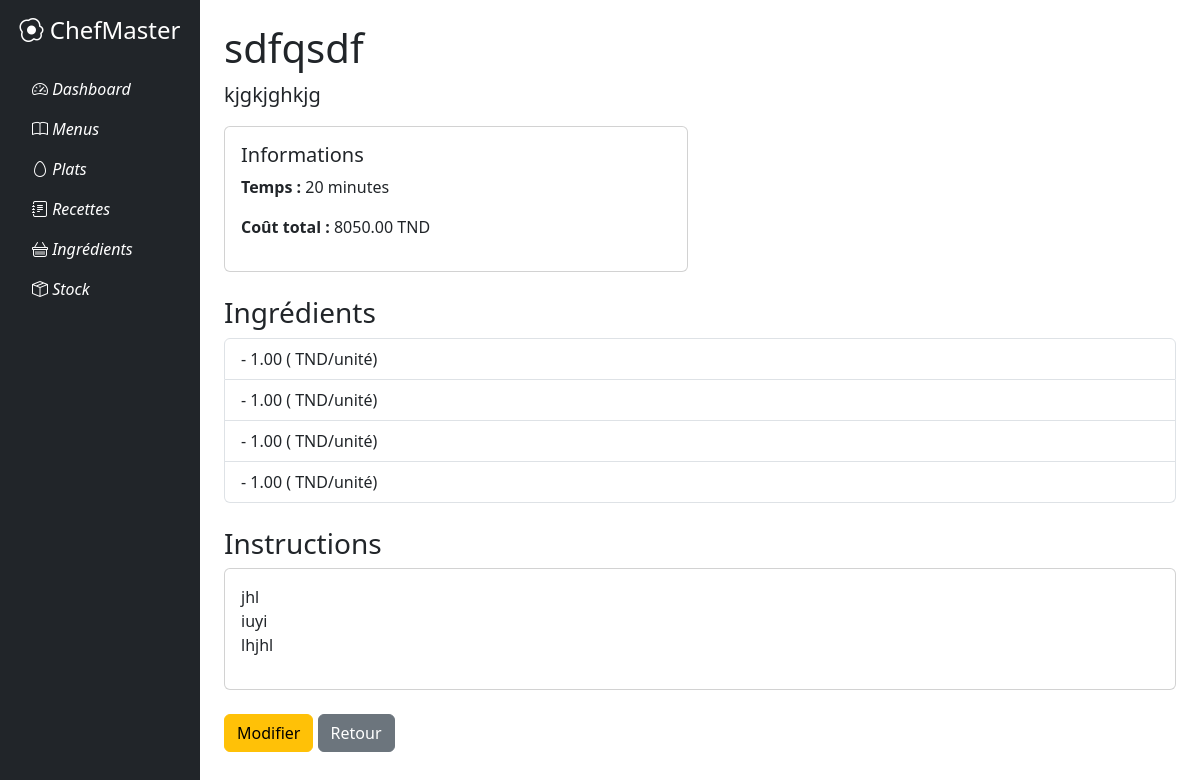
The app's page /recettes/3/ with its own data.
### recettes/models.py (models this page shows, shortened)
class Recette(models.Model):
    nom = models.CharField(max_length=100)
    description = models.TextField(blank=True)
    temps_preparation = models.PositiveIntegerField(help_text="Temps en minutes")
    instructions = models.TextField()
    ingredients = models.ManyToManyField(Ingredient, through='CompositionRecette')
    def cout_total(self):
        return sum(
            comp.quantite * comp.ingredient.prix_unitaire
            for comp in self.compositionrecette_set.all()  # Notez le nom corrigé
        )

class CompositionRecette(models.Model):
    recette = models.ForeignKey(Recette, on_delete=models.CASCADE)
    ingredient = models.ForeignKey(Ingredient, on_delete=models.CASCADE)
    quantite = models.DecimalField(max_digits=6, decimal_places=2)
    class Meta:
        unique_together = ('recette', 'ingredient')

### ingredients/models.py (models this page shows, shortened)
class Ingredient(models.Model):
    UNITE_MESURE_CHOICES = [
        ('kg', 'Kilogramme (kg)'),
        ('g', 'Gramme (g)'),
        ('l', 'Litre (l)'),
        ('ml', 'Millilitre (ml)'),
        ('m', 'Mètre (m)'),
        ('cm', 'Centimètre (cm)'),
        ('piece', 'Pièce'),
        ('autre', 'Autre'),
    ]
    nom = models.CharField(max_length=100)
    unite_mesure = models.CharField(max_length=50, choices=UNITE_MESURE_CHOICES, default='piece') # default value added
    quantite = models.DecimalField( max_digits=10, decimal_places=2, default=1.0, verbose_name="Quantité disponible" )
    prix_unitaire = models.DecimalField(max_digits=10, decimal_places=2, verbose_name="Prix unitaire (TND)", validators=[MinValueValidator(0)])
    date_achat = models.DateField(null=True, blank=True, verbose_name="Date d'achat")  # Saisie manuelle
    date_validite = models.DateField( verbose_name="Date de validité", null=True, blank=True )

### recettes/views.py (the view)
# urls.py: path('<int:pk>/', views.RecetteDetailView.as_view(), name='recette-detail'),
class RecetteDetailView(DetailView):
    model = Recette
    template_name = 'recettes/recette_detail.html'

### recettes/templates/recettes/recette_detail.html
{% extends 'base.html' %}
{% block content %}
<h1>{{ recette.nom }}</h1>
<p class="lead">{{ recette.description }}</p>
<div class="row">
    <div class="col-md-6">
        <div class="card mb-4">
            <div class="card-body">
                <h5 class="card-title">Informations</h5>
                <p><strong>Temps :</strong> {{ recette.temps_preparation }} minutes</p>
                <p><strong>Coût total :</strong> {{ recette.cout_total|floatformat:2 }} TND</p>
            </div>
        </div>
    </div>
</div>
<h3>Ingrédients</h3>
<ul class="list-group mb-4">
    {% for comp in recette.ingredients.all %}
    <li class="list-group-item">
        {{ comp.ingredient.nom }} -
        {{ comp.quantite }} {{ comp.ingredient.get_unite_mesure_display }}
        ({{ comp.ingredient.prix_unitaire }} TND/unité)
    </li>
    {% endfor %}
</ul>
<h3>Instructions</h3>
<div class="card mb-4">
    <div class="card-body">
        {{ recette.instructions|linebreaks }}
    </div>
</div>
<a href="{% url 'recette-update' recette.pk %}" class="btn btn-warning">Modifier</a>
<a href="{% url 'recette-list' %}" class="btn btn-secondary">Retour</a>
{% endblock %}

### records on screen
Recette: nom "sdfqsdf", description "kjgkjghkjg", temps_preparation "20", cout_total "8050.00", instructions "jhl iuyi lhjhl"
Ingredient: quantite "1.00"
Ingredient: quantite "1.00"
Ingredient: quantite "1.00"
Ingredient: quantite "1.00"
